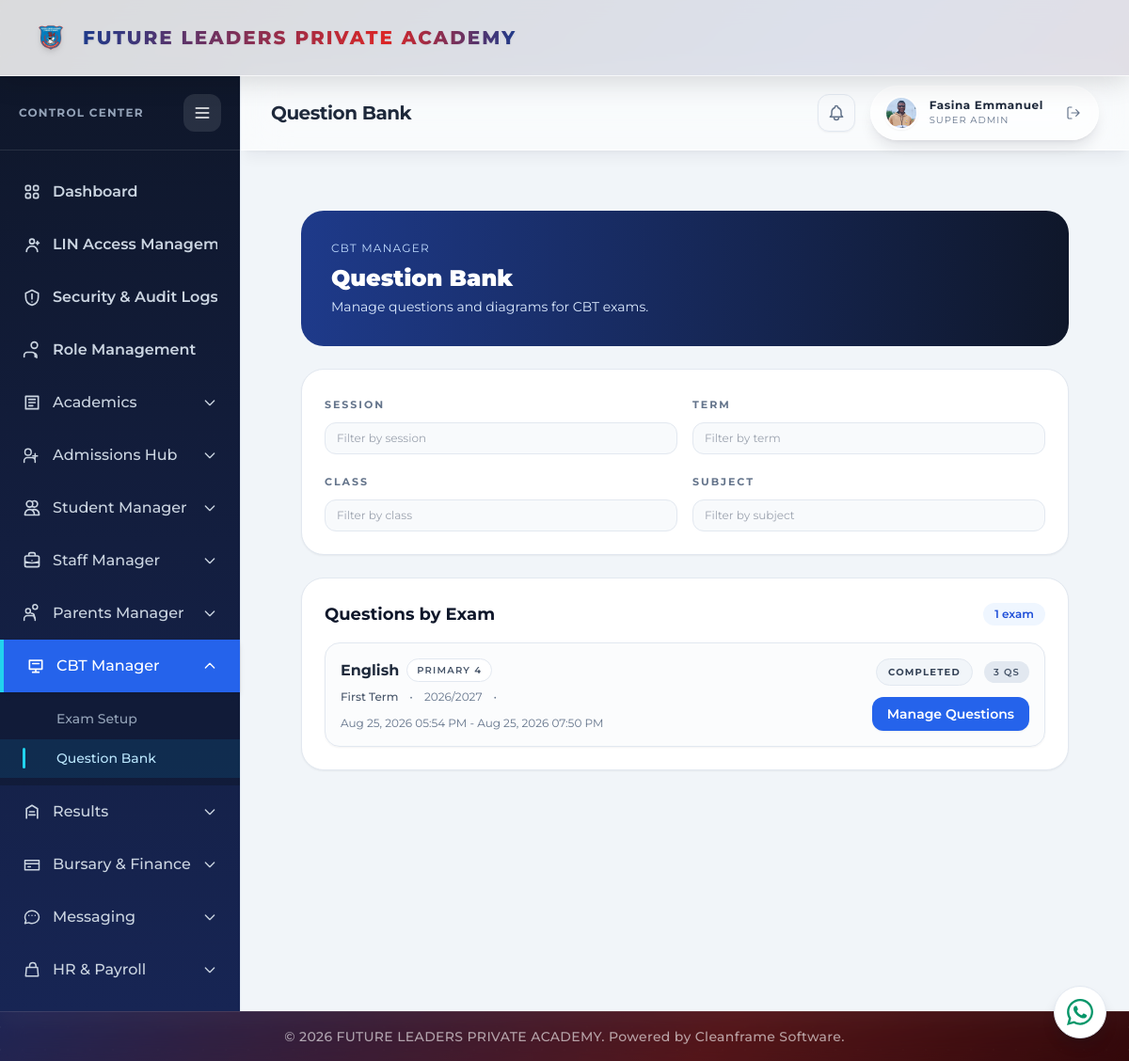
Screenshot of /cbt/questions/ (signed in) with the database file from the repository.
### portal/models.py (models this page shows, shortened)
class AcademicSession(models.Model):
    name = models.CharField(max_length=100, unique=True)
    is_active = models.BooleanField(default=False)
    rollover_completed = models.BooleanField(default=False)
    class Meta:
        ordering = ['-name']

class AcademicTerm(models.Model):
    TERM_CHOICES = [('First Term', 'First Term'), ('Second Term', 'Second Term'), ('Third Term', 'Third Term')]
    session = models.ForeignKey(AcademicSession, on_delete=models.CASCADE, related_name='terms')
    term_name = models.CharField(max_length=100, choices=TERM_CHOICES)
    start_date = models.DateField(null=True, blank=True)
    end_date = models.DateField(null=True, blank=True)
    next_term_begins = models.DateField(null=True, blank=True)
    is_active = models.BooleanField(default=False)
    broadsheet_approved = models.BooleanField(default=False)
    reports_published = models.BooleanField(default=False)
    class Meta:
        constraints = [models.UniqueConstraint(fields=['session', 'term_name'], name='unique_session_term')]
        ordering = ['start_date']

class ClassRoom(models.Model):
    SECTION_CHOICES = [
        ('KG', 'Kindergarten'),
        ('Nursery', 'Nursery'),
        ('Primary', 'Primary'),
    ]
    name = models.CharField(max_length=50, unique=True)  # e.g., "Primary 4", "KG 2"
    section = models.CharField(max_length=100, choices=SECTION_CHOICES)
    level_number = models.IntegerField(null=True, blank=True) # e.g., 1, 2, 3, 4, 6 (skipping 5)
    sequence = models.IntegerField(null=True, blank=True)
    is_terminal = models.BooleanField(default=False)
    next_class = models.ForeignKey('self', on_delete=models.SET_NULL, null=True, blank=True, related_name='previous_classes')
    class_teacher = models.ForeignKey('Teacher', on_delete=models.SET_NULL, null=True, blank=True, related_name='assigned_class')

class CBTExam(models.Model):
    subject = models.ForeignKey(Subject, on_delete=models.PROTECT, related_name='exams')
    classroom = models.ForeignKey(ClassRoom, on_delete=models.PROTECT, related_name='cbt_exams')
    term = models.ForeignKey(AcademicTerm, on_delete=models.PROTECT, related_name='cbt_exams')
    start_time = models.DateTimeField()
    end_time = models.DateTimeField()
    duration = models.IntegerField(help_text='Duration in minutes', default=60)
    is_active = models.BooleanField(default=True)
    class Meta:
        ordering = ['-start_time']

class Subject(models.Model):
    name = models.CharField(max_length=100, unique=True)

### portal/views.py (the view, shortened to what this page needs)
# urls.py: path('cbt/questions/', views.cbt_questions_view, name='cbt_questions'),
@login_required(login_url='login')
def cbt_questions_view(request):
    if not can_manage_cbt(request.user):
        return redirect('dashboard')
    exams = cbt_manageable_exams(request.user).select_related('subject', 'classroom', 'term', 'term__session')
    selected_session = request.GET.get('session')
    selected_term = request.GET.get('term')
    selected_class = request.GET.get('classroom')
    subject_query = (request.GET.get('subject') or '').strip()
    if selected_session:
        exams = exams.filter(term__session_id=selected_session)
    if selected_term:
        exams = exams.filter(term_id=selected_term)
    if selected_class and 'all' not in selected_class.lower():
        exams = exams.filter(classroom_id=selected_class)
    if subject_query:
        exams = exams.filter(subject__name__icontains=subject_query)
    sessions = AcademicSession.objects.order_by('-name')
    terms = AcademicTerm.objects.select_related('session').order_by('-session__name', 'term_name')
    classrooms = cbt_eligible_classrooms().order_by('section', 'level_number', 'name') if is_admin_user(request.user) else teacher_eligible_classes(request.user)
    subjects = valid_subjects(Subject.objects.order_by('name'))
    exam_question_feed = {}
    for exam in exams:
        exam_question_feed[str(exam.pk)] = [{
            'id': question.pk,
            'question_text': question.question_text,
            'option_a': question.option_a,
            'option_b': question.option_b,
            'option_c': question.option_c,
            'option_d': question.option_d,
            'correct_answer': question.correct_answer,
            'image_url': question.image.url if question.image else '',
        } for question in exam.questions.all()]
    return render(request, 'portal/cbt_questions.html', {
        'exams': exams,
        'sessions': sessions,
        'terms': terms,
        'classrooms': classrooms,
        'subjects': subjects,
        'selected_session': selected_session,
        'selected_term': selected_term,
        'selected_class': selected_class,
        'selected_subject': subject_query,
        'question_count': sum(exam.questions.count() for exam in exams),
        'exam_question_feed': json.dumps(exam_question_feed),
        'is_cbt_admin': is_admin_user(request.user),
    })

### portal/context_processors.py (called while the page is built)
def _portal_name_parts(user):
    for relation_name in ('teacher_record', 'student_record', 'parent_record'):
        record = getattr(user, relation_name, None)
        if record:
            first_name = (getattr(record, 'first_name', '') or '').strip()
            last_name = (getattr(record, 'last_name', '') or '').strip()
            if first_name or last_name:
                return first_name, last_name
    return user.first_name.strip(), user.last_name.strip()

def _portal_picture_url(user):
    candidates = [
        getattr(getattr(user, 'account_profile', None), 'profile_picture', None),
        getattr(getattr(user, 'student_record', None), 'passport', None),
        getattr(getattr(user, 'teacher_record', None), 'passport', None),
    ]
    for picture in candidates:
        if picture:
            try:
                if picture.storage.exists(picture.name):
                    return picture.url
            except (OSError, ValueError):
                continue
    return ''

### portal/views.py (called while the page is built)
def is_admin_user(user):
    profile = getattr(user, 'account_profile', None)
    return (
        user.is_superuser
        or getattr(profile, 'role', '').lower() == 'admin'
        or getattr(profile, 'role', '').lower() == 'principal'
        or user.groups.filter(name__iexact='Admin').exists()
        or user.groups.filter(name__iexact='Principal').exists()
    )

def cbt_eligible_classrooms():
    return ClassRoom.objects.filter(
        Q(name__icontains='Primary 4') | Q(name__icontains='Primary 6') |
        Q(name__icontains='Basic 4') | Q(name__icontains='Basic 6')
    )

def can_manage_cbt(user):
    return is_admin_user(user) or teacher_eligible_classes(user).exists()

def cbt_manageable_exams(user):
    exams = CBTExam.objects.exclude(subject__name__icontains='quantitative').exclude(subject__name__icontains='verbal')
    return exams if is_admin_user(user) else exams.filter(classroom__in=teacher_eligible_classes(user))

def valid_subjects(queryset=None):
    queryset = queryset or Subject.objects.all()
    return queryset.exclude(name__icontains='quantitative').exclude(name__icontains='verbal')

### portal/templates/portal/cbt_questions.html (shortened to what this page needs)
{% extends 'portal/base.html' %}
{% block page_title %}Question Bank{% endblock %}
{% block content %}
<link rel="stylesheet" href="https://cdn.jsdelivr.net/npm/katex@0.16.11/dist/katex.min.css">
<link rel="stylesheet" href="https://cdn.quilljs.com/1.3.6/quill.snow.css">
<div class="min-h-full bg-slate-100 p-6 lg:p-8">
  <div class="mx-auto max-w-6xl space-y-6">
    <div class="rounded-3xl bg-gradient-to-r from-blue-900 to-slate-900 p-8 text-white flex justify-between items-start">
      <div>
        <p class="text-xs uppercase tracking-widest text-blue-200">CBT Manager</p>
        <h1 class="mt-2 text-2xl font-black">Question Bank</h1>
        <p class="mt-1 text-sm text-blue-100">Manage questions and diagrams for CBT exams.</p>
      </div>
    </div>
    <div class="rounded-3xl border border-slate-200 bg-white p-6 shadow-sm">
      <div class="grid grid-cols-1 gap-4 md:grid-cols-2 xl:grid-cols-4">
        <div class="space-y-2">
          <label class="text-[11px] font-bold uppercase tracking-[0.18em] text-slate-500">Session</label>
          <div class="relative profile-select-wrap" data-filter-key="session">
            <input type="text" placeholder="Filter by session" autocomplete="off" value="" class="profile-search-input w-full rounded-xl border border-slate-200 bg-slate-50 px-3 py-2 text-xs text-slate-700 outline-none focus:border-blue-500">
          </div>
        </div>
        <div class="space-y-2">
          <label class="text-[11px] font-bold uppercase tracking-[0.18em] text-slate-500">Term</label>
          <div class="relative profile-select-wrap" data-filter-key="term">
            <input type="text" placeholder="Filter by term" autocomplete="off" value="" class="profile-search-input w-full rounded-xl border border-slate-200 bg-slate-50 px-3 py-2 text-xs text-slate-700 outline-none focus:border-blue-500">
          </div>
        </div>
        <div class="space-y-2">
          <label class="text-[11px] font-bold uppercase tracking-[0.18em] text-slate-500">Class</label>
          <div class="relative profile-select-wrap" data-filter-key="class">
            <input type="text" placeholder="Filter by class" autocomplete="off" value="" class="profile-search-input w-full rounded-xl border border-slate-200 bg-slate-50 px-3 py-2 text-xs text-slate-700 outline-none focus:border-blue-500">
          </div>
        </div>
        <div class="space-y-2">
          <label class="text-[11px] font-bold uppercase tracking-[0.18em] text-slate-500">Subject</label>
          <div class="relative profile-select-wrap" data-filter-key="subject">
            <input type="text" placeholder="Filter by subject" autocomplete="off" value="{{ selected_subject|default:'' }}" class="profile-search-input w-full rounded-xl border border-slate-200 bg-slate-50 px-3 py-2 text-xs text-slate-700 outline-none focus:border-blue-500">
          </div>
        </div>
      </div>
    </div>
    <div class="rounded-3xl border border-slate-200 bg-white p-6 shadow-sm">
      <div class="mb-4 flex items-center justify-between gap-3">
        <h2 class="text-lg font-bold text-slate-900">Questions by Exam</h2>
        <span class="rounded-full bg-blue-50 px-3 py-1 text-xs font-semibold text-blue-700">{{ exams|length }} exam{{ exams|pluralize }}</span>
      </div>
      <div id="examCardList" class="space-y-3">
        {% for exam in exams %}
          <div class="exam-card rounded-2xl border border-slate-200 bg-slate-50/60 p-4 shadow-sm transition-all duration-200 hover:border-blue-300 hover:bg-blue-50/60"
               data-session="{{ exam.term.session_id }}"
               data-term="{{ exam.term_id }}"
               data-class="{{ exam.classroom_id }}"
            data-subject="{{ exam.subject.name|lower }}"
            data-start-ms="{{ exam.start_time|date:'U' }}000"
            data-end-ms="{{ exam.end_time|date:'U' }}000">
            <div class="flex flex-col gap-3 lg:flex-row lg:items-center lg:justify-between">
              <div class="min-w-0">
                <div class="flex flex-wrap items-center gap-2">
                  <h3 class="truncate text-base font-bold text-slate-800">{{ exam.subject.name }}</h3>
                  <span class="inline-flex items-center rounded-full border border-slate-200 bg-white px-2.5 py-1 text-[10px] font-semibold uppercase tracking-[0.12em] text-slate-600">{{ exam.classroom.name }}</span>
                </div>
                <div class="mt-2 flex flex-wrap items-center gap-3 text-xs text-slate-500">
                  <span class="font-medium text-slate-600">{{ exam.term.term_name }}</span>
                  <span>•</span>
                  <span>{{ exam.term.session.name }}</span>
                  <span>•</span>
                  <span>{{ exam.start_time|date:'M d, Y' }} {{ exam.start_time|time:'h:i A' }} - {{ exam.end_time|date:'M d, Y' }} {{ exam.end_time|time:'h:i A' }}</span>
                </div>
              </div>
              <div class="flex flex-wrap items-center gap-3 lg:justify-end">
                <span class="exam-status-badge inline-flex items-center rounded-full border px-3 py-1.5 text-[10px] font-bold uppercase tracking-[0.12em]" data-start-ms="{{ exam.start_time|date:'U' }}000" data-end-ms="{{ exam.end_time|date:'U' }}000">
                </span>
                <span class="rounded-full bg-slate-200 px-2.5 py-1 text-[10px] font-semibold uppercase tracking-[0.12em] text-slate-600">{{ exam.questions.count }} Qs</span>
                <button type="button" onclick="handleManageQuestions(event, this)" class="manage-questions-btn rounded-xl bg-blue-600 px-4 py-2 text-sm font-semibold text-white shadow-sm transition hover:bg-blue-700 focus:outline-none"
                  data-exam-id="{{ exam.pk }}"
                  data-exam-name="{{ exam.subject.name }} - {{ exam.classroom.name }}"
                  data-start-ms="{{ exam.start_time|date:'U' }}000"
                  data-end-ms="{{ exam.end_time|date:'U' }}000">
                  Manage Questions
                </button>
              </div>
            </div>
          </div>
        {% empty %}
          <div class="rounded-2xl border border-dashed border-slate-300 bg-slate-50 p-6 text-sm text-slate-500">
            No exams match the selected filters. Create an exam in Exam Setup first.
          </div>
        {% endfor %}
      </div>
    </div>
  </div>
</div>
{% endblock %}

### portal/static/portal/css/global.css (style rules this page uses)
html, body, body *, button, input, select, textarea, optgroup { font-family: 'Montserrat' !important; }
html { font-synthesis: none; overflow-x: hidden; }
body { overflow-x: hidden; overflow-wrap: normal; }
:is(.rounded-full, .status-badge, .exam-status-badge, span[class*='rounded-lg']) { white-space: nowrap; overflow-wrap: normal; }

### rows the page displays
CBTExam: subject.name "English", classroom.name "PRIMARY 4", term.term_name "First Term", term.session.name "2026/2027", start_time "Aug 25, 2026", start_time "05:54 PM", end_time "Aug 25, 2026", end_time "07:50 PM", questions.count "3"

### other values shown
{{ portal_display_name }} "Fasina Emmanuel"
{{ exams|length }} "1"
